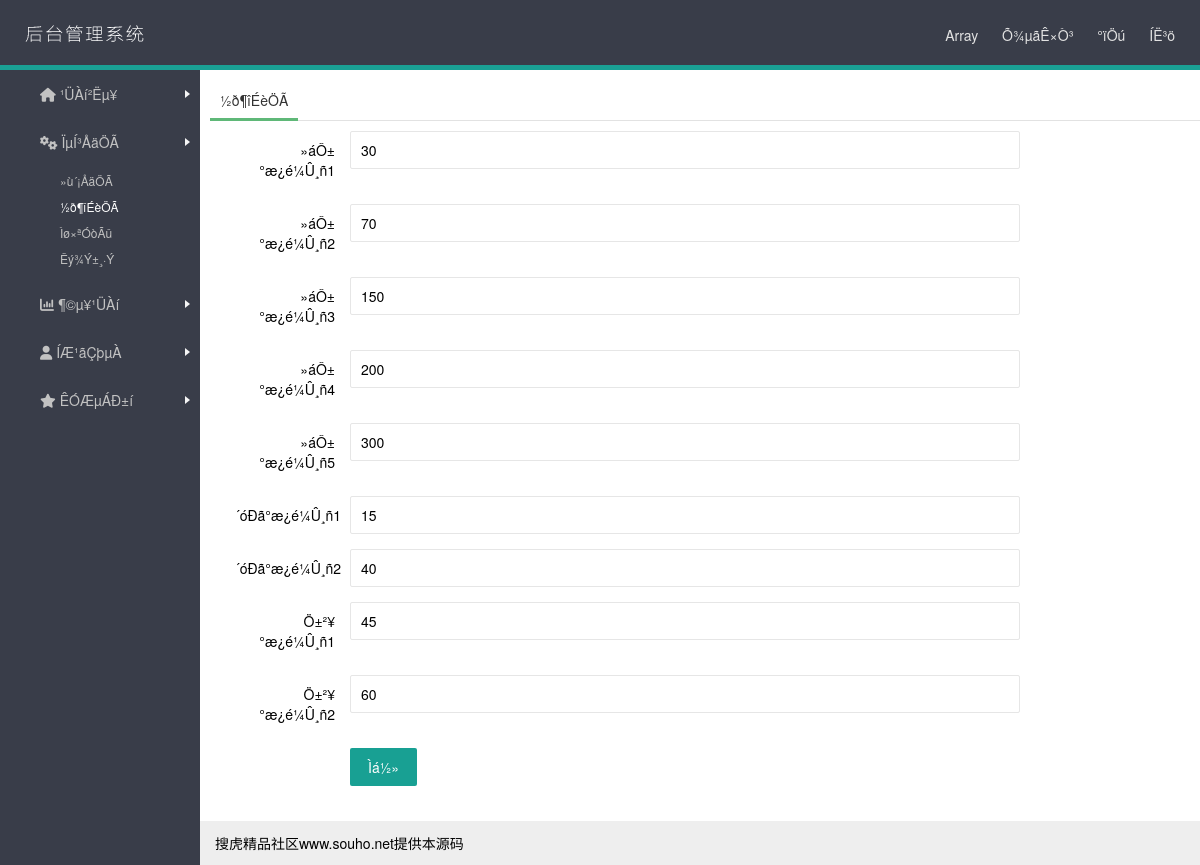
/admin/zhifu.php (signed in), run on the app's committed database.
### tables this page shows
CREATE TABLE `ubozf` (
  `id` int(11) NOT NULL AUTO_INCREMENT,
  `money1` varchar(1000) NOT NULL,
  `money2` varchar(1000) NOT NULL,
  `money3` varchar(255) DEFAULT NULL,
  `money4` varchar(255) DEFAULT NULL,
  `money5` varchar(255) DEFAULT NULL,
  `daxiu1` varchar(255) DEFAULT NULL,
  `daxiu2` varchar(255) DEFAULT NULL,
  `zhibo1` varchar(255) DEFAULT NULL,
  `zhibo2` varchar(255) DEFAULT NULL,
  PRIMARY KEY (`id`)
);

### config/common.php (called while the page is built, shortened)
<?php
function queryall($table,$type) {
$sql=mysql_query("SELECT * FROM `$table` $type");
$row=mysql_fetch_array($sql);
return $row;
}
?>

### admin/zhifu.php (the view, shortened to what this page needs)
<?php
include("../config/common.php");
$type="WHERE id='1'";
$peizhi=queryall(ubozf,$type);
?>
<!DOCTYPE html>
<html lang="zh-CN">
<head>
<link rel="stylesheet" href="css/layui.css" media="all">
<link rel="stylesheet" href="css/font-awesome.min.css">
<link rel="stylesheet" href="css/style2.css">
<link rel="stylesheet" href="css/peizhi.css">
</head>
<body>
<div class="layui-layout layui-layout-admin">
<?php include_once('header.php'); ?>
<?php include_once('left.php'); ?>
<div class="layui-body">
<div class="layui-tab layui-tab-brief">
<ul class="layui-tab-title">
<li class="layui-this"><a href="zhifu.php">½ð¶îÉèÖÃ</a></li>
</ul>
<div class="layui-tab-content">
<div class="layui-tab-item layui-show">
<form class="layui-form form-container" action="" method="post" target="msgubotj">
<div class="layui-form-item">
<label class="layui-form-label">»áÔ±°æ¿é¼Û¸ñ1</label>
<div class="layui-input-block">
<input type="text" name="money1" value="<?php echo $peizhi[money1]?>" required  lay-verify="required"  autocomplete="off" class="layui-input">
</div>
</div>
<div class="layui-form-item">
<label class="layui-form-label">»áÔ±°æ¿é¼Û¸ñ2</label>
<div class="layui-input-block">
<input type="text" name="money2" value="<?php echo $peizhi[money2]?>" required  lay-verify="required"  autocomplete="off" class="layui-input">
</div>
</div>
<div class="layui-form-item">
<label class="layui-form-label">»áÔ±°æ¿é¼Û¸ñ3</label>
<div class="layui-input-block">
<input type="text" name="money3" value="<?php echo $peizhi[money3]?>" required  lay-verify="required"  autocomplete="off" class="layui-input">
</div>
</div>
<div class="layui-form-item">
<label class="layui-form-label">»áÔ±°æ¿é¼Û¸ñ4</label>
<div class="layui-input-block">
<input type="text" name="money4" value="<?php echo $peizhi[money4]?>" required  lay-verify="required"  autocomplete="off" class="layui-input">
</div>
</div>
<div class="layui-form-item">
<label class="layui-form-label">»áÔ±°æ¿é¼Û¸ñ5</label>
<div class="layui-input-block">
<input type="text" name="money5" value="<?php echo $peizhi[money5]?>" required  lay-verify="required"  autocomplete="off" class="layui-input">
</div>
</div>
<div class="layui-form-item">
<label class="layui-form-label">´óÐã°æ¿é¼Û¸ñ1</label>
<div class="layui-input-block">
<input type="text" name="daxiu1" value="<?php echo $peizhi[daxiu1]?>" required  lay-verify="required"  autocomplete="off" class="layui-input">
</div>
</div>
<div class="layui-form-item">
<label class="layui-form-label">´óÐã°æ¿é¼Û¸ñ2</label>
<div class="layui-input-block">
<input type="text" name="daxiu2" value="<?php echo $peizhi[daxiu2]?>" required  lay-verify="required"  autocomplete="off" class="layui-input">
</div>
</div>
<div class="layui-form-item">
<label class="layui-form-label">Ö±²¥°æ¿é¼Û¸ñ1</label>
<div class="layui-input-block">
<input type="text" name="zhibo1" value="<?php echo $peizhi[zhibo1]?>" required  lay-verify="required"  autocomplete="off" class="layui-input">
</div>
</div>
<div class="layui-form-item">
<label class="layui-form-label">Ö±²¥°æ¿é¼Û¸ñ2</label>
<div class="layui-input-block">
<input type="text" name="zhibo2" value="<?php echo $peizhi[zhibo2]?>" required  lay-verify="required"  autocomplete="off" class="layui-input">
</div>
</div>
<div class="layui-form-item">
<div class="layui-input-block">
<input type="submit" class="layui-btn"  value="Ìá½»"  name="wzok" >
</div>
</div>
</form>
</div>
</div>
</div>
</div>
<?php include_once('foot.php'); ?>
</body>
</html>

### admin/css/layui.css (style rules this page uses)
.layui-btn,.layui-inline,img { vertical-align:middle }
.layui-btn,.layui-unselect { -webkit-user-select:none;-ms-user-select:none;-moz-user-select:none }
.layui-laypage a,a { text-decoration:none }
.layui-btn,.layui-tree li i,.layui-unselect { -moz-user-select:none }
blockquote,body,button,dd,div,dl,dt,form,h1,h2,h3,h4,h5,h6,input,li,ol,p,pre,td,textarea,th,ul { margin:0;padding:0;-webkit-tap-highlight-color:rgba(0,0,0,0) }
li { list-style:none }
button,input,optgroup,option,select,textarea { font-family:inherit;font-size:inherit;font-style:inherit;font-weight:inherit;outline:0 }
body { line-height:24px;font:14px Helvetica Neue,Helvetica,PingFang SC,\5FAE\8F6F\96C5\9ED1,Tahoma,Arial,sans-serif }
a { color:#333 }
.layui-show { display:block!important }
.layui-body { position:absolute;left:200px;right:0;top:0;bottom:0;z-index:998;width:auto;overflow:hidden;overflow-y:auto;-webkit-box-sizing:border-box;-moz-box-sizing:border-box;box-sizing:border-box }
.layui-layout-admin .layui-body { top:70px;bottom:44px }
.layui-btn,.layui-input,.layui-textarea,.layui-upload-button { outline:0;-webkit-transition:border-color .3s cubic-bezier(.65,.05,.35,.5);transition:border-color .3s cubic-bezier(.65,.05,.35,.5);-webkit-box-sizing:border-box!important;-moz-box-sizing:border-box!important;box-sizing:border-box!important }
.layui-btn { display:inline-block;height:38px;line-height:38px;padding:0 18px;background-color:#009688;color:#fff;white-space:nowrap;text-align:center;border:none;border-radius:2px;cursor:pointer;opacity:.9;filter:alpha(opacity=90) }
.layui-input,.layui-textarea { display:block;width:100%;padding-left:10px;height:38px;line-height:38px;line-height:36px\9;border:1px solid #e6e6e6;background-color:#fff;border-radius:2px }
.layui-form-label,.layui-form-mid,.layui-textarea { line-height:20px;position:relative }
.layui-form-item { margin-bottom:15px;clear:both;*zoom:1 }
.layui-form-item:after { content:'\20';clear:both;*zoom:1;display:block;height:0 }
.layui-form-label { float:left;display:block;padding:9px 15px;width:100px;font-weight:400;text-align:right }
.layui-input-block,.layui-input-inline { position:relative }
.layui-input-block { margin-left:130px;min-height:36px }
.layui-tab { margin:10px 0;overflow:hidden;text-align:left!important }
.layui-fixbar li,.layui-tab-bar,.layui-tab-title li,.layui-util-face ul li { cursor:pointer;text-align:center }
.layui-tab-title { position:relative;left:0;height:40px;white-space:nowrap;font-size:0;border-bottom:1px solid #e2e2e2;transition:all .2s;-webkit-transition:all .2s }
.layui-tab-title li { display:inline-block;*display:block;*zoom:1;vertical-align:middle;font-size:14px;transition:all .3s;-webkit-transition:all .3s;position:relative;line-height:40px;min-width:65px;padding:0 10px }
.layui-tab-title .layui-this { color:#000 }
.layui-tab-title .layui-this:after { position:absolute;left:0;top:0;content:'';width:100%;height:41px;border:1px solid #e2e2e2;border-bottom-color:#fff;border-radius:2px 2px 0 0;-webkit-box-sizing:border-box!important;-moz-box-sizing:border-box!important;box-sizing:border-box!important;pointer-events:none }
.layui-tab-item,.layui-util-face .layui-layer-TipsG { display:none }
.layui-tab-content { padding:10px }
.layui-tab-brief>.layui-tab-title .layui-this { color:#009688 }
.layui-tab-brief>.layui-tab-more li.layui-this:after,.layui-tab-brief>.layui-tab-title .layui-this:after { border:none;border-radius:0;border-bottom:3px solid #5FB878 }

### admin/css/peizhi.css (style rules this page uses)
.layui-body { left: 210px; }
.layui-tab-title > li > a { display: block; }
.form-container { max-width: 800px; }

### data on the page
ubozf: money1 "30", money2 "70", money3 "150", money4 "200", money5 "300", daxiu1 "15", daxiu2 "40", zhibo1 "45", zhibo2 "60"

### other printed values
$admin "Array"
